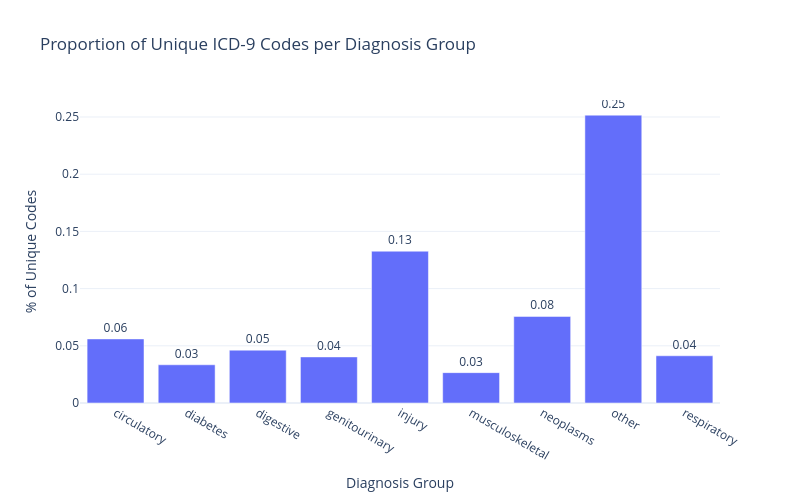

Notebook code for this chart:
### Code cell
fig = px.bar((df.groupby('diag_1g')['diag_1'].nunique()/len(df))*100, template = 'plotly_white', height = 500, width = 800, text_auto = True,
            title = 'Proportion of Unique ICD-9 Codes per Diagnosis Group')
fig.update_layout(xaxis_title = 'Diagnosis Group', yaxis_title = '% of Unique Codes', showlegend = False)
fig.update_traces(textposition='outside', texttemplate='%{y:.2f}')
fig.show()

### Figure 1 — Plotly figure (JSON) as saved in the notebook; plotly's stock layout.template omitted (floating-point values rounded to 4 significant figures)
{"data": [{"hovertemplate": "variable=diag_1<br>diag_1g=%{x}<br>value=%{y}<extra></extra>", "legendgroup": "diag_1", "marker": {"color": "#636efa", "pattern": {"shape": ""}}, "name": "diag_1", "orientation": "v", "showlegend": true, "textposition": "outside", "texttemplate": "%{y:.2f}", "type": "bar", "x": ["circulatory", "diabetes", "digestive", "genitourinary", "injury", "musculoskeletal", "neoplasms", "other", "respiratory"], "xaxis": "x", "y": [0.05602, 0.03342, 0.04619, 0.0403, 0.1327, 0.02654, 0.07568, 0.2516, 0.04128], "yaxis": "y"}], "layout": {"barmode": "relative", "height": 500, "legend": {"title": {"text": "variable"}, "tracegroupgap": 0}, "showlegend": false, "title": {"text": "Proportion of Unique ICD-9 Codes per Diagnosis Group"}, "width": 800, "xaxis": {"anchor": "y", "autorange": true, "domain": [0, 1], "range": [-0.5, 8.5], "title": {"text": "Diagnosis Group"}, "type": "category"}, "yaxis": {"anchor": "x", "autorange": true, "domain": [0, 1], "range": [0, 0.2833], "title": {"text": "% of Unique Codes"}, "type": "linear"}}}
